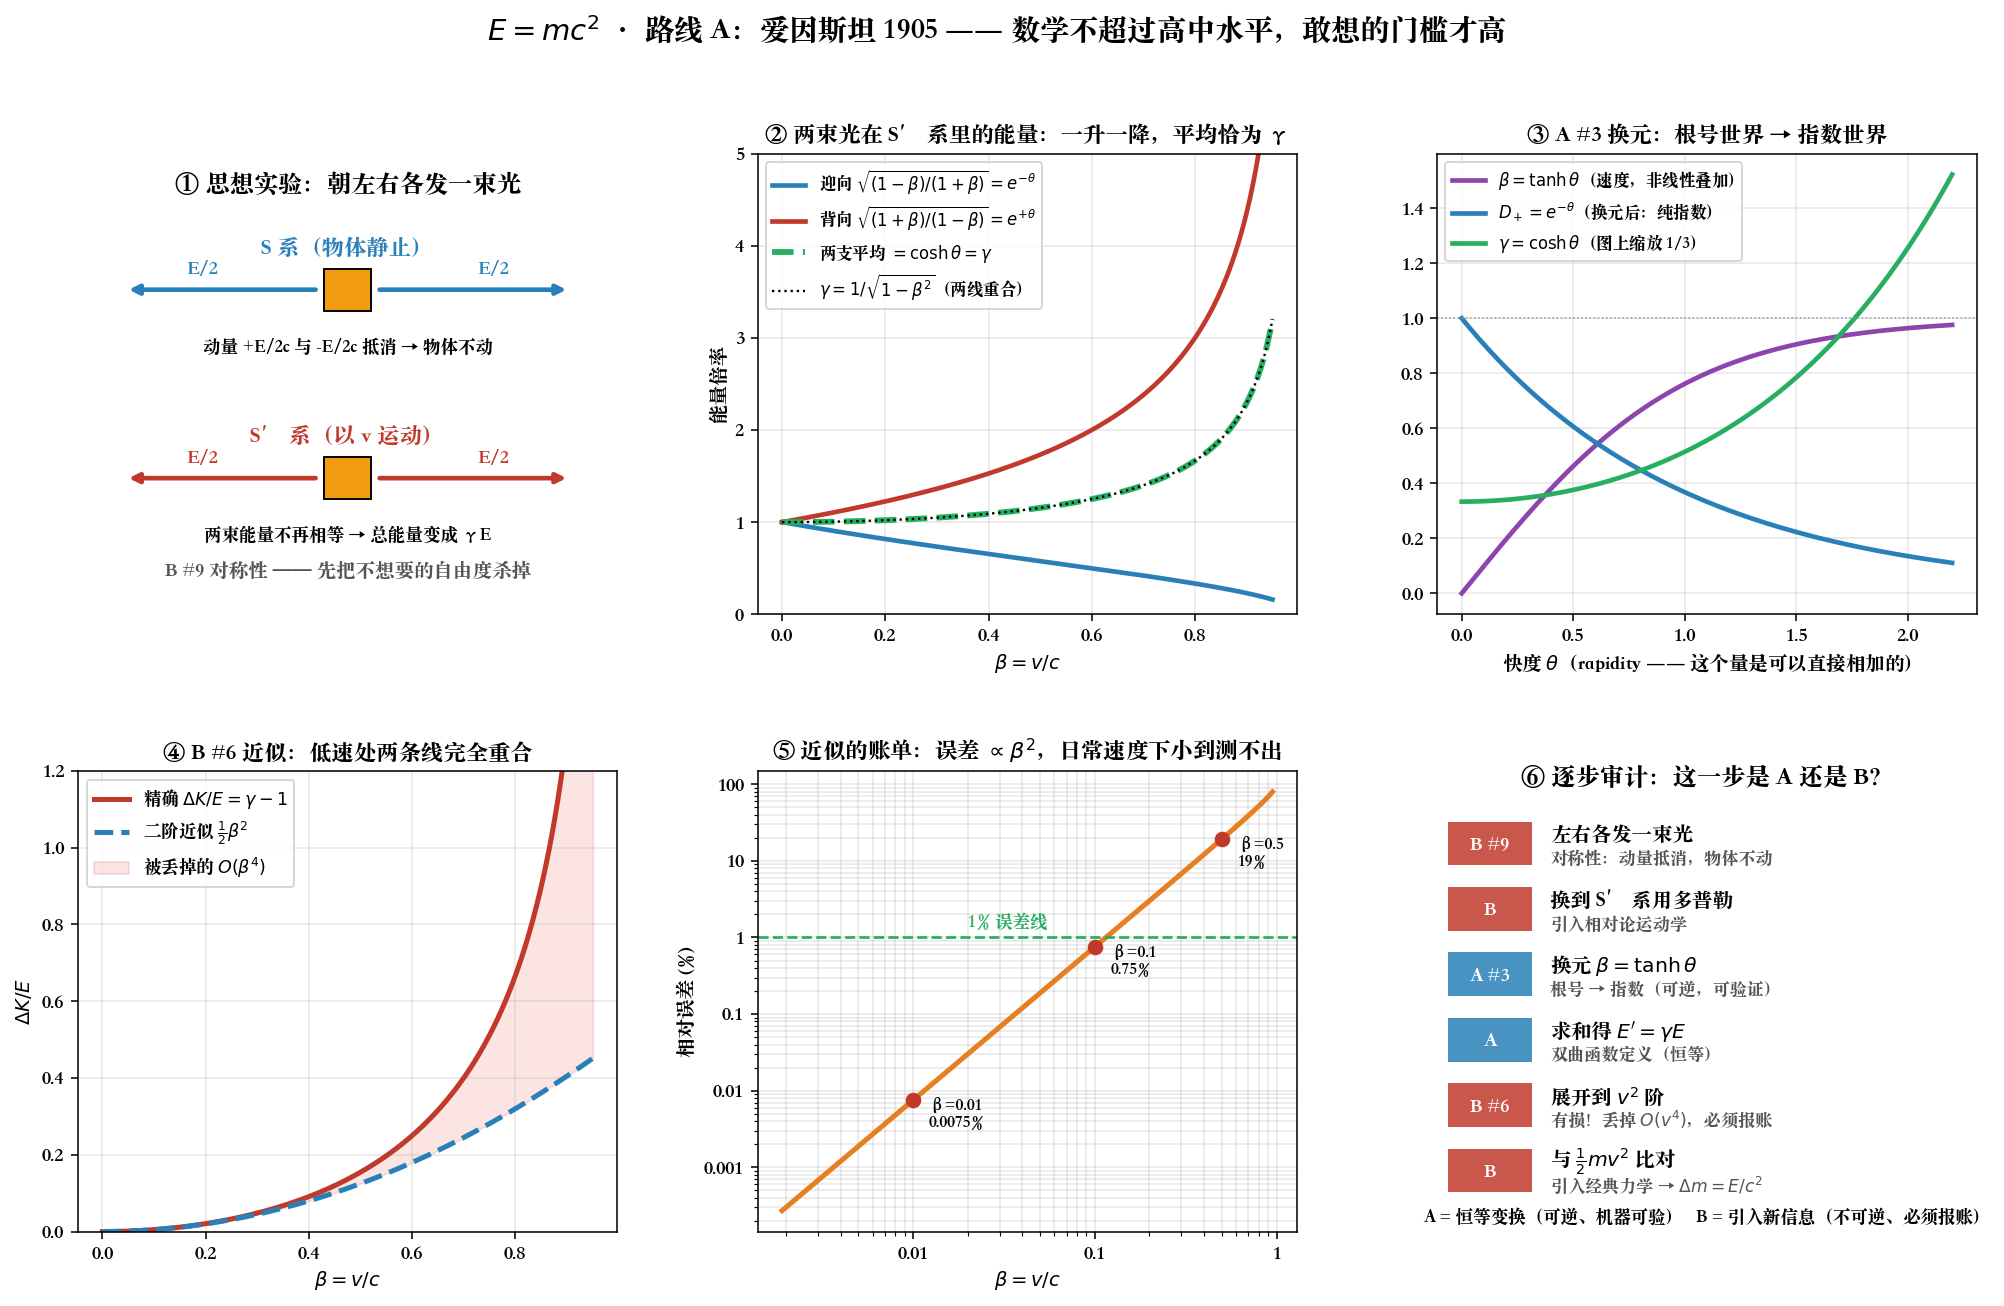

This figure's Python source:
"""emc2_einstein_1905.py
================================================================================
Chapter 0.98.3 路线 A · 爱因斯坦 1905 年那三页纸：E = mc² 的原版推导

1905-09-27，《物理学年鉴》收到一篇三页的补遗：
《物体的惯性与其所含能量有关吗？》(Ist die Trägheit eines Körpers von seinem
Energieinhalt abhängig?) —— 爱因斯坦原文用 L 表示能量、V 表示光速，
**他从未在那篇论文里写下 "E=mc²" 这个式子本身**，那是后人整理的写法。

思想实验只有一句话：
    一个静止的物体，同时朝左右两边各发射一束能量为 E/2 的光。

推导链（每一步标注是 A 类恒等变换还是 B 类引入新信息）：
    B #9 对称性   左右各一束 → 动量抵消 → 物体在 S 系保持静止（干扰项被杀掉）
    B 物理定律     换到 S' 系，用相对论多普勒因子 √((1∓β)/(1±β))
    A #3 换元     β = tanh θ  ⇒  多普勒因子变成 e^∓θ（根号 → 指数！）
    A 定义        e^-θ + e^+θ = 2cosh θ = 2γ   ⇒   E' = γE
    B #6 近似     展开到 v² 阶：ΔK = (γ-1)E = ½(E/c²)v² + O(v⁴)   ← 有损，要报账
    B 经典力学     与 ½mv² 比对形状  ⇒  Δm = E/c²

可视化：
  ① 思想实验示意（S 系 vs S' 系）
  ② 多普勒因子随 β 的变化，两支之和恰为 2γ
  ③ 换元 β=tanh θ：根号世界 → 指数世界
  ④ ΔK 精确值 vs 二阶近似 ½(E/c²)v²，以及相对误差
  ⑤ 推导链的 A/B 动作标注表

运行：  python ch00_98_deriving_formulas/emc2_einstein_1905.py
================================================================================
"""

from pathlib import Path

import matplotlib.pyplot as plt
import numpy as np
import sympy as sp
from matplotlib.ticker import FuncFormatter

# 对数轴的默认刻度标签走 mathtext，而 Songti SC 没有 U+2212，会刷一屏警告；
# 统一用纯文本格式化器，图上就不再出现 mathtext 的负号。
PLAIN = FuncFormatter(lambda v, _: f"{v:g}")

C = 299_792_458.0


def symbolic_derivation():
    """用 SymPy 把整条推导链走一遍 —— A 类动作必须能被机器验证。"""
    E = sp.Symbol('E', positive=True)
    th = sp.Symbol('theta', positive=True)
    beta = sp.tanh(th)                       # A #3 换元：快度 rapidity

    # 相对论多普勒因子：换元后根号塌缩成指数
    D_fwd = sp.simplify(sp.sqrt((1 - beta) / (1 + beta)).rewrite(sp.exp))
    D_bwd = sp.simplify(sp.sqrt((1 + beta) / (1 - beta)).rewrite(sp.exp))

    # S' 系里两束光的总能量
    E_prime = sp.simplify((E / 2 * sp.sqrt((1 - beta) / (1 + beta))
                           + E / 2 * sp.sqrt((1 + beta) / (1 - beta))).rewrite(sp.exp))
    residual = sp.simplify(E_prime - E * sp.cosh(th))   # 应当恒为 0

    # B #6 展开：只保留到 β² 阶
    b = sp.Symbol('beta', positive=True)
    gamma = 1 / sp.sqrt(1 - b ** 2)
    series = sp.series((gamma - 1) * E, b, 0, 5)

    print("=" * 74)
    print("符号推导（SymPy 逐步验收）")
    print("=" * 74)
    print(f"  A #3 换元 β = tanh θ 后：")
    print(f"      迎向多普勒因子  D₊ = {D_fwd}       ← 根号消失了")
    print(f"      背向多普勒因子  D₋ = {D_bwd}")
    print(f"  A    两束求和：  E' = {E_prime}   = γE")
    print(f"      恒等验收：  E' - E·cosh θ = {residual}    ← 必须是 0 ✓")
    print(f"  B #6 展开 ΔK = (γ-1)E = {series}")
    print(f"      ⇒ 与 ½mv² 比对形状：Δm = E/c²")
    return E_prime, series


def main():
    symbolic_derivation()

    beta = np.linspace(0, 0.95, 500)
    gamma = 1 / np.sqrt(1 - beta ** 2)
    D_fwd = np.sqrt((1 - beta) / (1 + beta))
    D_bwd = np.sqrt((1 + beta) / (1 - beta))

    dK_exact = gamma - 1                       # 单位取 E = 1
    dK_approx = beta ** 2 / 2                  # 二阶近似 ½(E/c²)v²
    with np.errstate(invalid="ignore", divide="ignore"):
        rel_err = np.abs(dK_exact - dK_approx) / dK_exact   # β=0 处 0/0，绘图时跳过

    print("\n近似的账单（丢掉 O(β⁴) 要付多少利息）:")
    for b in (0.01, 0.1, 0.3, 0.6, 0.9):
        g = 1 / np.sqrt(1 - b ** 2)
        print(f"  β = v/c = {b:<5} 精确 ΔK/E = {g-1:.6f}   二阶近似 = {b**2/2:.6f}"
              f"   误差 {abs(g-1-b**2/2)/(g-1)*100:6.2f}%")

    fig = plt.figure(figsize=(17.5, 10))
    gs = fig.add_gridspec(2, 3, height_ratios=[1, 1], hspace=.34, wspace=.26)

    # ---- ① 思想实验示意 ----------------------------------------------------
    ax = fig.add_subplot(gs[0, 0])
    ax.set_xlim(-1.15, 1.15)
    ax.set_ylim(-1.1, 1.1)
    ax.axis("off")

    for y, tag, col, note in [(.45, "S 系（物体静止）", "#2980b9", "动量 +E/2c 与 -E/2c 抵消 → 物体不动"),
                              (-.45, "S′ 系（以 v 运动）", "#c0392b", "两束能量不再相等 → 总能量变成 γE")]:
        ax.add_patch(plt.Rectangle((-.1, y - .1), .2, .2, fc="#f39c12", ec="k", zorder=3))
        ax.annotate("", xy=(-.95, y), xytext=(-.12, y),
                    arrowprops=dict(arrowstyle="-|>", lw=2.4, color=col))
        ax.annotate("", xy=(.95, y), xytext=(.12, y),
                    arrowprops=dict(arrowstyle="-|>", lw=2.4, color=col))
        ax.text(0, y + .17, tag, ha="center", fontsize=11.5, fontweight="bold", color=col)
        ax.text(0, y - .3, note, ha="center", fontsize=9)
        ax.text(-.62, y + .07, "E/2", ha="center", fontsize=10, color=col)
        ax.text(.62, y + .07, "E/2", ha="center", fontsize=10, color=col)
    ax.text(0, .92, "① 思想实验：朝左右各发一束光", ha="center",
            fontsize=12.5, fontweight="bold")
    ax.text(0, -.92, "B #9 对称性 —— 先把不想要的自由度杀掉", ha="center",
            fontsize=10, style="italic", color="#555")

    # ---- ② 多普勒因子 ------------------------------------------------------
    ax = fig.add_subplot(gs[0, 1])
    ax.plot(beta, D_fwd, lw=2.4, color="#2980b9", label=r"迎向 $\sqrt{(1-\beta)/(1+\beta)}=e^{-\theta}$")
    ax.plot(beta, D_bwd, lw=2.4, color="#c0392b", label=r"背向 $\sqrt{(1+\beta)/(1-\beta)}=e^{+\theta}$")
    ax.plot(beta, (D_fwd + D_bwd) / 2, lw=3, ls="--", color="#27ae60",
            label=r"两支平均 $=\cosh\theta=\gamma$")
    ax.plot(beta, gamma, lw=1.2, color="k", ls=":", label=r"$\gamma=1/\sqrt{1-\beta^2}$（两线重合）")
    ax.set_xlabel(r"$\beta = v/c$")
    ax.set_ylabel("能量倍率")
    ax.set_ylim(0, 5)
    ax.set_title("② 两束光在 S′ 系里的能量：一升一降，平均恰为 γ",
                 fontsize=11.5, fontweight="bold")
    ax.legend(fontsize=8.5, loc="upper left")
    ax.grid(alpha=.3)

    # ---- ③ 换元 β = tanh θ -------------------------------------------------
    ax = fig.add_subplot(gs[0, 2])
    theta = np.linspace(0, 2.2, 400)
    ax.plot(theta, np.tanh(theta), lw=2.4, color="#8e44ad", label=r"$\beta=\tanh\theta$（速度，非线性叠加）")
    ax.plot(theta, np.exp(-theta), lw=2.4, color="#2980b9", label=r"$D_+=e^{-\theta}$（换元后：纯指数）")
    ax.plot(theta, np.cosh(theta) / 3, lw=2.4, color="#27ae60",
            label=r"$\gamma=\cosh\theta$（图上缩放 1/3）")
    ax.axhline(1, color="#999", lw=.8, ls=":")
    ax.set_xlabel(r"快度 $\theta$（rapidity —— 这个量是可以直接相加的）")
    ax.set_title("③ A #3 换元：根号世界 → 指数世界",
                 fontsize=11.5, fontweight="bold")
    ax.legend(fontsize=8.5)
    ax.grid(alpha=.3)

    # ---- ④ 精确 vs 二阶近似 ------------------------------------------------
    ax = fig.add_subplot(gs[1, 0])
    ax.plot(beta, dK_exact, lw=2.6, color="#c0392b", label=r"精确 $\Delta K/E=\gamma-1$")
    ax.plot(beta, dK_approx, lw=2.6, ls="--", color="#2980b9",
            label=r"二阶近似 $\frac{1}{2}\beta^2$")
    ax.fill_between(beta, dK_approx, dK_exact, color="#e74c3c", alpha=.15,
                    label=r"被丢掉的 $O(\beta^4)$")
    ax.set_xlabel(r"$\beta=v/c$")
    ax.set_ylabel(r"$\Delta K/E$")
    ax.set_ylim(0, 1.2)
    ax.set_title("④ B #6 近似：低速处两条线完全重合", fontsize=11.5, fontweight="bold")
    ax.legend(fontsize=9)
    ax.grid(alpha=.3)

    # ---- ⑤ 近似的相对误差 --------------------------------------------------
    ax = fig.add_subplot(gs[1, 1])
    ax.loglog(beta[1:], rel_err[1:] * 100, lw=2.6, color="#e67e22")
    ax.axhline(1, color="#27ae60", ls="--", lw=1.4)
    ax.text(2e-2, 1.35, "1% 误差线", color="#27ae60", fontsize=9)
    for b in (0.01, 0.1, 0.5):
        g = 1 / np.sqrt(1 - b ** 2)
        e = abs(g - 1 - b ** 2 / 2) / (g - 1) * 100
        ax.plot([b], [e], "o", color="#c0392b", ms=7)
        ax.annotate(f"β={b}\n{e:.2g}%", (b, e), textcoords="offset points",
                    xytext=(8, -14), fontsize=8.5)
    ax.set_xlabel(r"$\beta=v/c$")
    ax.set_ylabel("相对误差 (%)")
    ax.set_title(r"⑤ 近似的账单：误差 $\propto\beta^2$，日常速度下小到测不出",
                 fontsize=11.5, fontweight="bold")
    ax.xaxis.set_major_formatter(PLAIN)
    ax.yaxis.set_major_formatter(PLAIN)
    ax.grid(alpha=.3, which="both")

    # ---- ⑥ 推导链的 A/B 标注 ----------------------------------------------
    ax = fig.add_subplot(gs[1, 2])
    ax.axis("off")
    chain = [
        ("B #9", "左右各发一束光", "对称性：动量抵消，物体不动", "#c0392b"),
        ("B", "换到 S′ 系用多普勒", "引入相对论运动学", "#c0392b"),
        ("A #3", r"换元 $\beta=\tanh\theta$", "根号 → 指数（可逆，可验证）", "#2980b9"),
        ("A", r"求和得 $E'=\gamma E$", "双曲函数定义（恒等）", "#2980b9"),
        ("B #6", r"展开到 $v^2$ 阶", "有损！丢掉 $O(v^4)$，必须报账", "#c0392b"),
        ("B", r"与 $\frac{1}{2}mv^2$ 比对", r"引入经典力学 → $\Delta m = E/c^2$", "#c0392b"),
    ]
    ax.text(.5, .97, "⑥ 逐步审计：这一步是 A 还是 B？", ha="center",
            fontsize=12.5, fontweight="bold", transform=ax.transAxes)
    for i, (tag, what, why, col) in enumerate(chain):
        y = .84 - i * .142
        ax.add_patch(plt.Rectangle((.02, y - .045), .155, .095, transform=ax.transAxes,
                                   fc=col, alpha=.85, ec="none"))
        ax.text(.097, y, tag, ha="center", va="center", transform=ax.transAxes,
                fontsize=10, color="white", fontweight="bold")
        ax.text(.21, y + .022, what, va="center", transform=ax.transAxes, fontsize=10.5)
        ax.text(.21, y - .028, why, va="center", transform=ax.transAxes,
                fontsize=8.8, color="#555")
    ax.text(.5, .02, "A = 恒等变换（可逆、机器可验）   B = 引入新信息（不可逆、必须报账）",
            ha="center", transform=ax.transAxes, fontsize=9, style="italic")

    fig.suptitle(r"$E = mc^2$ · 路线 A：爱因斯坦 1905 —— 数学不超过高中水平，敢想的门槛才高",
                 fontsize=15, fontweight="bold")
    out = Path(__file__).with_suffix(".png")
    fig.savefig(out, dpi=140, bbox_inches="tight")
    print(f"\n图已保存到 {out}")

    print("\n汇率有多大（这就是全部动机）:")
    print(f"  广岛 15 kt TNT  →  Δm = {15*4.184e12/C**2*1000:.3f} 克")
    print(f"  太阳每秒辐射    →  Δm = {3.828e26/C**2:.3e} kg/s")
    print(f"  烧开一杯水      →  Δm = {0.3*4186*80/C**2:.3e} kg  ← 测不到，所以两千年没人发现")


if __name__ == "__main__":
    plt.rcParams["font.sans-serif"] = [
        "PingFang SC", "Heiti SC", "Songti SC",
        "Noto Sans CJK SC", "WenQuanYi Zen Hei", "Arial Unicode MS",
    ]
    plt.rcParams["axes.unicode_minus"] = False
    main()
